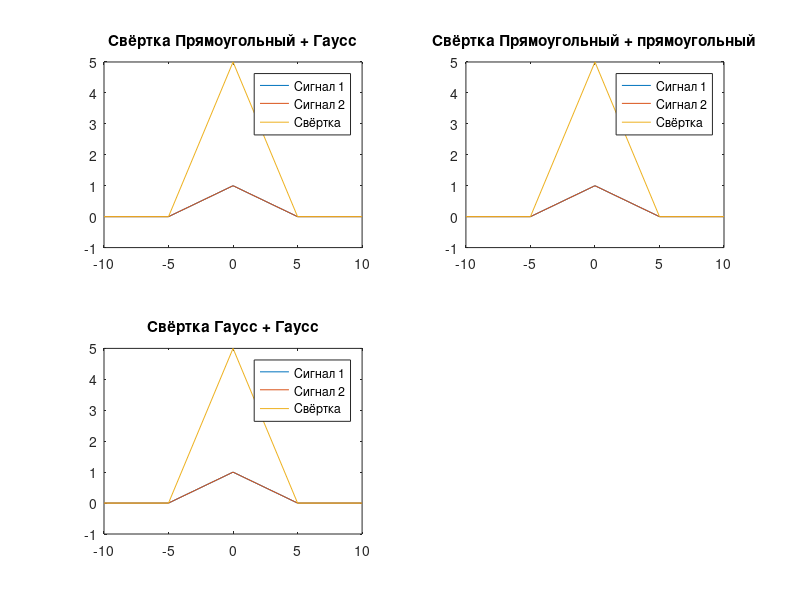

The MATLAB source for this figure:
function lab03
	c = 3.0;
	sigma = 1.0;

    n = input('Введите количество точек: ');
    step = input('Введите шаг: ');

    t_max = step * (n - 1) / 2;
	t = -t_max:step:t_max;

	x1 = [rectangularPulse(t, c) zeros(1, length(t))];
	x2 = [gaussSignal(t, sigma) zeros(1, length(t))];
	x3 = [rectangularPulse(t, c/2) zeros(1, length(t))];
	x4 = [gaussSignal(t, sigma/2) zeros(1, length(t))];

	% Свертка
	y1 = ifft(fft(x1).* fft(x2)) * step; % Прямоугольный + Гаусс
	y2 = ifft(fft(x1).* fft(x3)) * step; % Прямоугольный + прямоугольный
	y3 = ifft(fft(x2).* fft(x4)) * step; % Гаусс + Гаусс

	% Нормализация свёртки
	start = fix((length(y1) - length(t)) / 2);
	y1 = y1(start+1:start+length(t));
	y2 = y2(start+1:start+length(t));
	y3 = y3(start+1:start+length(t));

    figure(1);
	graph_figure(1, t, x1, x2, y1, 'Прямоугольный + Гаусс');
	graph_figure(2, t, x1, x3, y2, 'Прямоугольный + прямоугольный');
	graph_figure(3, t, x2, x4, y3, 'Гаусс + Гаусс');
end

function graph_figure(ind, t, x1, x2, y, tit)
    subplot(2, 2, ind);
	plot(t, x1(1:length(t)), t, x2(1:length(t)), t, y);
	title(['Свёртка ', tit]);
	legend('Сигнал 1', 'Сигнал 2', 'Свёртка');
end

function y = rectangularPulse(x, c)
	y = zeros(size(x));
	y(abs(x) - c < 0) = 1;
end

function y = gaussSignal(x, sigma)
    A = 1;
	y = A * exp(-(x / sigma) .^ 2);
end